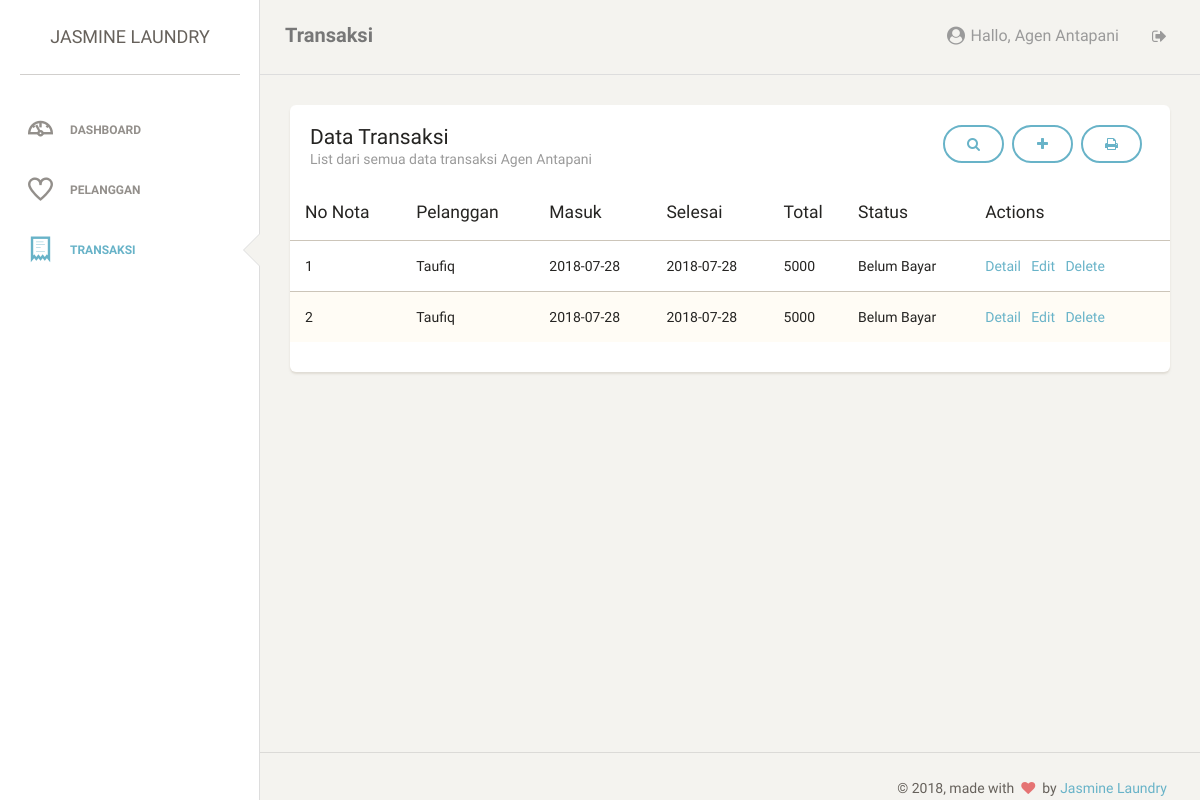
Before: /agen/transaksi.php (signed in) with the older database file.
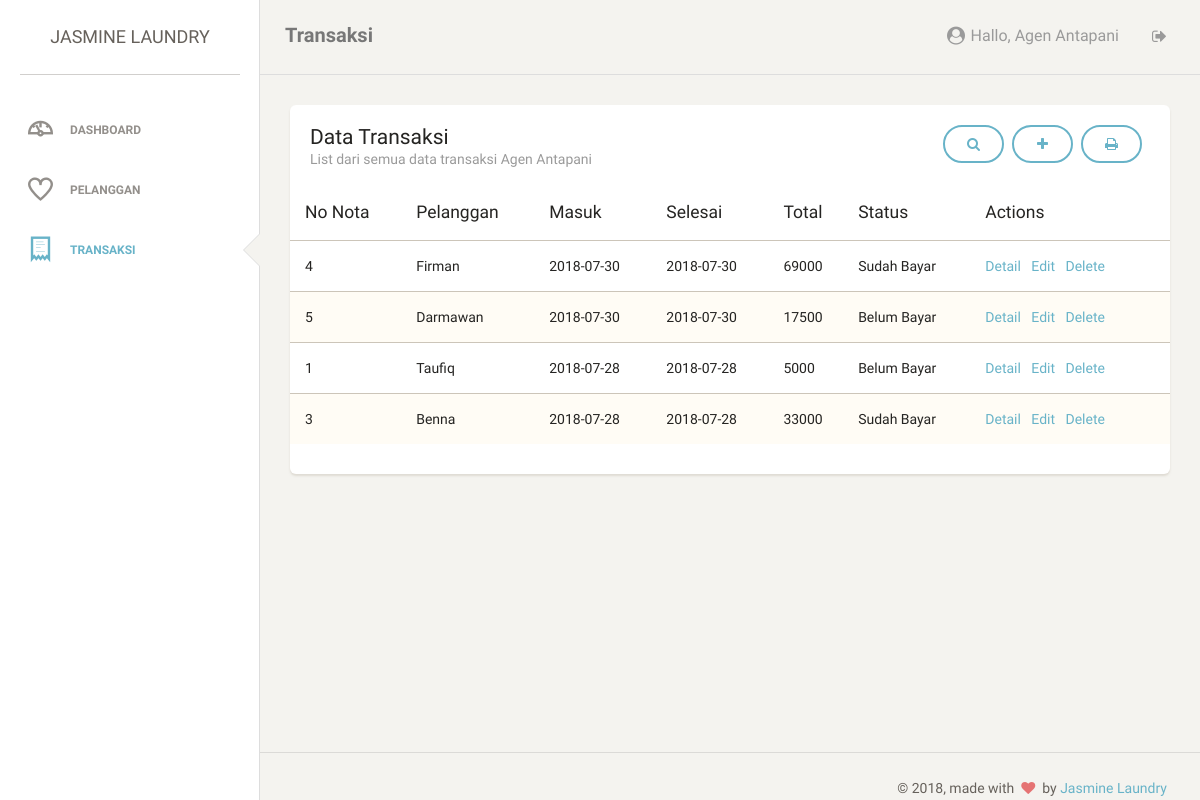
After: the same page with the newer database file.
### tables this page shows
CREATE TABLE `transaksi` (
  `nota_id` int(11) NOT NULL,
  `nota_tgl_masuk` date NOT NULL,
  `nota_tgl_selesai` date NOT NULL,
  `nota_status` enum('Sudah Bayar','Belum Bayar') NOT NULL DEFAULT 'Belum Bayar',
  `nota_deleted` enum('true','false') NOT NULL DEFAULT 'false',
  `pelanggan_id` int(11) NOT NULL
);

CREATE TABLE `pelanggan` (
  `pelanggan_id` int(11) NOT NULL,
  `pelanggan_nama` varchar(31) NOT NULL,
  `pelanggan_alamat` varchar(101) NOT NULL,
  `pelanggan_notelp` varchar(13) NOT NULL,
  `pelanggan_deleted` enum('true','false') DEFAULT 'false',
  `agen_id` int(11) NOT NULL
);

### agen/transaksi.php (the view, shortened to what the changed rows need)
<?php
	require "../php/connection.php";
?>
    <!doctype html>
    <html lang="en">
    <head>
        <link href="../css/bootstrap.min.css" rel="stylesheet" />
        <link href="../css/style.css" rel="stylesheet" />
        <link href="../font-awesome/css/font-awesome.min.css" rel="stylesheet">
        <link href="../css/themify-icons.css" rel="stylesheet">
    </head>
    <body>
        <div class="wrapper">
            <div class="main-panel">
                <div class="content">
                    <div class="container-fluid">
                        <div class="row">
                            <div class="col-md-12">
                                <div class="card">
                                    <div class="content table-responsive table-full-width">
                                        <table class="table table-striped">
                                            <thead>
                                                <th>No Nota</th>
                                                <th>Pelanggan</th>
                                                <th>Masuk</th>
                                                <th>Selesai</th>
                                                <th>Total</th>
                                                <th>Status</th>
                                                <th>Actions</th>
                                            </thead>
                                            <tbody>
                                                <?php
                                                    if(isset($_GET['no_nota'])){
                                                        $strQuery = "SELECT n.nota_id, p.pelanggan_nama, n.nota_tgl_masuk, n.nota_tgl_selesai, n.nota_status
                                                        FROM transaksi n
                                                        INNER JOIN pelanggan p ON n.pelanggan_id = p.pelanggan_id
                                                        INNER JOIN agen a ON p.agen_id = a.agen_id
                                                        WHERE p.agen_id = $_SESSION[agen_id] AND n.nota_id = $_GET[no_nota] AND n.nota_deleted = 'false'
                                                        ORDER BY n.nota_tgl_masuk DESC";
                                                    }else {
                                                        $strQuery = "SELECT n.nota_id, p.pelanggan_nama, n.nota_tgl_masuk, n.nota_tgl_selesai, n.nota_status
                                                        FROM transaksi n
                                                        INNER JOIN pelanggan p ON n.pelanggan_id = p.pelanggan_id
                                                        INNER JOIN agen a ON p.agen_id = a.agen_id
                                                        WHERE p.agen_id = $_SESSION[agen_id] AND n.nota_deleted = 'false'
                                                        ORDER BY n.nota_tgl_masuk DESC";
                                                    }
                                                    $query = mysqli_query($connection, $strQuery);
                                                    $i = 0;
                                                    while($result = mysqli_fetch_assoc($query)){
                                                        echo "<tr>";
                                                        echo "<td>$result[nota_id]</td>";
                                                        echo "<td>$result[pelanggan_nama]</td>";
                                                        echo "<td>$result[nota_tgl_masuk]</td>";
                                                        echo "<td>$result[nota_tgl_selesai]</td>";
                                                        $strSubQuery = "SELECT njc.nota_jeniscucian_id, jc.jeniscucian_nama, njc.nota_jeniscucian_jumlah, njc.nota_jeniscucian_subtotal
                                                        FROM nota_jeniscucian njc
                                                        INNER JOIN jeniscucian jc ON njc.jeniscucian_id = jc.jeniscucian_id
                                                        INNER JOIN transaksi n ON njc.nota_id = n.nota_id
                                                        WHERE njc.nota_id = $result[nota_id] AND n.nota_deleted = 'false'";
                                                        $subQuery = mysqli_query($connection, $strSubQuery);
                                                        $total = 0;
                                                        while($subResult = mysqli_fetch_assoc($subQuery)){
                                                            $total += $subResult['nota_jeniscucian_subtotal'];
                                                        }
                                                        echo "<td>$total</td>";
                                                        echo "<td>$result[nota_status]</td>";
                                                        echo "<td><a href=transaksi_detail.php?no_nota=$result[nota_id]>Detail</a>";
                                                        echo "<a href='transaksi_edit.php?no_nota=$result[nota_id]'>Edit</a>";
                                                        echo "<a href=# data-toggle=modal data-target=#delete$i>Delete</a></td>";
                                                        echo "</tr>";
                                                ?>
                                                <?php
                                                        $i++;
                                                    }
                                                ?>
                                            </tbody>
                                        </table>
                                    </div>
                                </div>
                            </div>
                        </div>
                    </div>
                </div>
            </div>
        </div>
    </body>
    </html>

Changed rows visible on the page:
no longer on this page (row edited): transaksi: nota_id "2", pelanggan.pelanggan_nama "Taufiq", nota_tgl_masuk "2018-07-28", nota_tgl_selesai "2018-07-28", total "5000", nota_status "Belum Bayar"
added transaksi: nota_id "4", pelanggan.pelanggan_nama "Firman", nota_tgl_masuk "2018-07-30", nota_tgl_selesai "2018-07-30", total "69000", nota_status "Sudah Bayar"
added transaksi: nota_id "5", pelanggan.pelanggan_nama "Darmawan", nota_tgl_masuk "2018-07-30", nota_tgl_selesai "2018-07-30", total "17500", nota_status "Belum Bayar"
added transaksi: nota_id "3", pelanggan.pelanggan_nama "Benna", nota_tgl_masuk "2018-07-28", nota_tgl_selesai "2018-07-28", total "33000", nota_status "Sudah Bayar"
